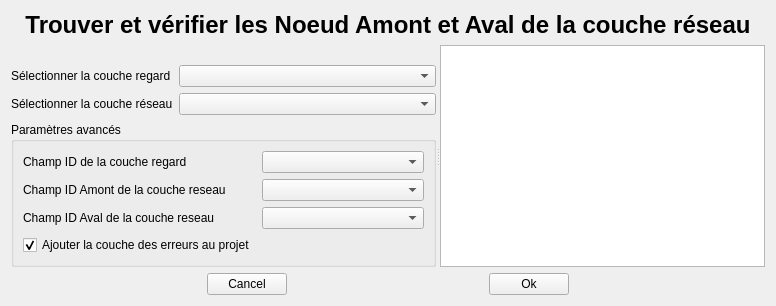
<?xml version="1.0" encoding="UTF-8"?>
<ui version="4.0">
 <class>get_and_verif_canalisation_form</class>
 <widget class="QWidget" name="get_and_verif_canalisation_form">
  <property name="geometry">
   <rect>
    <x>0</x>
    <y>0</y>
    <width>776</width>
    <height>306</height>
   </rect>
  </property>
  <property name="windowTitle">
   <string>Trouver et vérifier les Noeud Amont et Aval des Canalisations</string>
  </property>
  <layout class="QVBoxLayout" name="verticalLayout_2">
   <item>
    <widget class="QLabel" name="label_3">
     <property name="maximumSize">
      <size>
       <width>16777215</width>
       <height>50</height>
      </size>
     </property>
     <property name="text">
      <string>&lt;html&gt;&lt;head/&gt;&lt;body&gt;&lt;p align=&quot;center&quot;&gt;&lt;span style=&quot; font-size:18pt; font-weight:600;&quot;&gt;Trouver et vérifier les Noeud Amont et Aval de la couche réseau&lt;/span&gt;&lt;/p&gt;&lt;/body&gt;&lt;/html&gt;</string>
     </property>
    </widget>
   </item>
   <item>
    <widget class="QSplitter" name="splitter">
     <property name="orientation">
      <enum>Qt::Horizontal</enum>
     </property>
     <widget class="QWidget" name="">
      <layout class="QVBoxLayout" name="verticalLayout">
       <item>
        <spacer name="verticalSpacer_3">
         <property name="orientation">
          <enum>Qt::Vertical</enum>
         </property>
         <property name="sizeType">
          <enum>QSizePolicy::Fixed</enum>
         </property>
         <property name="sizeHint" stdset="0">
          <size>
           <width>20</width>
           <height>20</height>
          </size>
         </property>
        </spacer>
       </item>
       <item>
        <layout class="QFormLayout" name="formLayout">
         <item row="1" column="0">
          <widget class="QLabel" name="label">
           <property name="text">
            <string>Sélectionner la couche réseau</string>
           </property>
          </widget>
         </item>
         <item row="1" column="1">
          <widget class="QComboBox" name="cb_line_layer"/>
         </item>
         <item row="0" column="1">
          <widget class="QComboBox" name="cb_point_layer"/>
         </item>
         <item row="0" column="0">
          <widget class="QLabel" name="label_2">
           <property name="text">
            <string>Sélectionner la couche regard</string>
           </property>
          </widget>
         </item>
        </layout>
       </item>
       <item>
        <spacer name="verticalSpacer_2">
         <property name="orientation">
          <enum>Qt::Vertical</enum>
         </property>
         <property name="sizeType">
          <enum>QSizePolicy::Expanding</enum>
         </property>
         <property name="sizeHint" stdset="0">
          <size>
           <width>20</width>
           <height>20</height>
          </size>
         </property>
        </spacer>
       </item>
       <item>
        <widget class="QgsCollapsibleGroupBox" name="mGroupBox">
         <property name="title">
          <string>Paramètres avancés</string>
         </property>
         <property name="collapsed">
          <bool>true</bool>
         </property>
         <layout class="QFormLayout" name="formLayout_2">
          <item row="0" column="0">
           <widget class="QLabel" name="label_4">
            <property name="text">
             <string>Champ ID de la couche regard</string>
            </property>
           </widget>
          </item>
          <item row="0" column="1">
           <widget class="QComboBox" name="cb_regard_id"/>
          </item>
          <item row="1" column="0">
           <widget class="QLabel" name="label_5">
            <property name="text">
             <string>Champ ID Amont de la couche reseau</string>
            </property>
           </widget>
          </item>
          <item row="1" column="1">
           <widget class="QComboBox" name="cb_reseau_am"/>
          </item>
          <item row="2" column="0">
           <widget class="QLabel" name="label_6">
            <property name="text">
             <string>Champ ID Aval de la couche reseau</string>
            </property>
           </widget>
          </item>
          <item row="2" column="1">
           <widget class="QComboBox" name="cb_reseau_av"/>
          </item>
          <item row="3" column="0">
           <widget class="QCheckBox" name="chk_add_errors">
            <property name="text">
             <string>Ajouter la couche des erreurs au projet</string>
            </property>
            <property name="checked">
             <bool>true</bool>
            </property>
           </widget>
          </item>
         </layout>
        </widget>
       </item>
      </layout>
     </widget>
     <widget class="QTextBrowser" name="textBrowser"/>
    </widget>
   </item>
   <item>
    <layout class="QHBoxLayout" name="horizontalLayout_2">
     <item>
      <spacer name="horizontalSpacer">
       <property name="orientation">
        <enum>Qt::Horizontal</enum>
       </property>
       <property name="sizeHint" stdset="0">
        <size>
         <width>40</width>
         <height>20</height>
        </size>
       </property>
      </spacer>
     </item>
     <item>
      <widget class="QPushButton" name="pb_cancel">
       <property name="text">
        <string>Cancel</string>
       </property>
      </widget>
     </item>
     <item>
      <spacer name="horizontalSpacer_2">
       <property name="orientation">
        <enum>Qt::Horizontal</enum>
       </property>
       <property name="sizeHint" stdset="0">
        <size>
         <width>40</width>
         <height>20</height>
        </size>
       </property>
      </spacer>
     </item>
     <item>
      <widget class="QPushButton" name="pb_ok">
       <property name="text">
        <string>Ok</string>
       </property>
      </widget>
     </item>
     <item>
      <spacer name="horizontalSpacer_3">
       <property name="orientation">
        <enum>Qt::Horizontal</enum>
       </property>
       <property name="sizeHint" stdset="0">
        <size>
         <width>40</width>
         <height>20</height>
        </size>
       </property>
      </spacer>
     </item>
    </layout>
   </item>
  </layout>
 </widget>
 <customwidgets>
  <customwidget>
   <class>QgsCollapsibleGroupBox</class>
   <extends>QGroupBox</extends>
   <header>qgscollapsiblegroupbox.h</header>
   <container>1</container>
  </customwidget>
 </customwidgets>
 <resources/>
 <connections/>
</ui>
